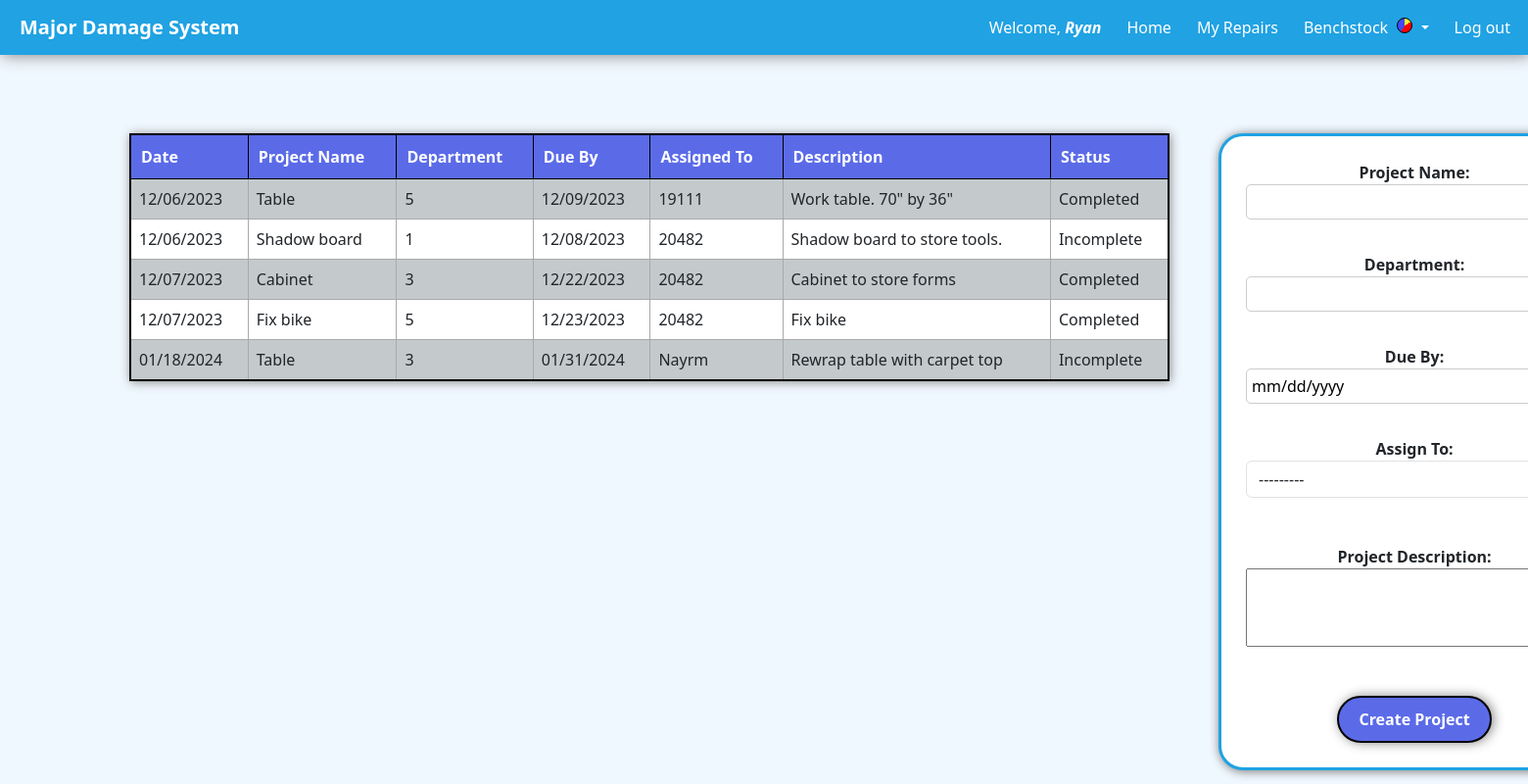
/MDlogger/projects (signed in), run on the app's committed database.
### MDlogger/models.py (models this page shows, shortened)
class Projects(models.Model):
    date = models.DateField(auto_now_add=True)
    time = models.TimeField(auto_now_add=True)
    user = models.ForeignKey(User, on_delete=models.SET_NULL, null=True)
    assignedto = models.ForeignKey(User, on_delete=models.SET_NULL, null=True, related_name='assigned_projects')
    due = models.DateField()
    department = models.CharField(max_length=80)
    project = models.CharField(max_length=200)
    description = models.TextField()
    STATUS_CHOICES = [
        ('Incomplete', 'Incomplete'),
        ('Completed', 'Completed'),
    ]
    status = models.CharField(max_length=20, choices=STATUS_CHOICES, default='Incomplete')

### MDlogger/views/projects.py (the view)
def projects(request):
    projects = Projects.objects.all()
    form = ProjectsForm()
    if request.method == 'POST':
        form = ProjectsForm(request.POST)
        if form.is_valid():
            project = form.save(commit=False)
            project.user = request.user
            project.save()
            return redirect('MDlogger:projects')
    else:
        form = ProjectsForm()
    return render(request, 'MDlogger/projects.html', {'projects': projects, 'form': form})

### MDlogger/forms.py
class ProjectsForm(forms.ModelForm):
    class Meta:
        model = Projects
        fields = ['assignedto', 'due', 'department', 'project', 'description']
    def __init__(self, *args, **kwargs):
        super(ProjectsForm, self).__init__(*args, **kwargs)
        self.fields['assignedto'] = forms.ModelChoiceField(
            queryset=User.objects.all(),
            required=False,  # You can set this to True if you want it to be a required field
            widget=forms.Select(attrs={'class': 'form-control'}),
        )

### MDlogger/templates/MDlogger/projects.html (shortened to what this page needs)
{% extends 'MDlogger/base.html' %}
{% block content %}
{% if user.is_authenticated %}
    <div id="container">
    <div id="table-container">
        <table id="projects-table">
            <tr>
                <th>Date</th>
                <th>Project Name</th>
                <th>Department</th>
                <th>Due By</th>
                <th>Assigned To</th>
                <th>Description</th>
                <th>Status</th>
            </tr>
            {% for project in projects %}
                <tr>
                    <td>{{ project.date|date:"m/d/Y" }}</td>
                    <td>{{ project.project }}</td>
                    <td>{{ project.department }}</td>
                    <td>{{ project.due|date:"m/d/Y" }}</td>
                    <td>{{ project.assignedto }}</td>
                    <td>{{ project.description }}</td>
                    <td>{{ project.status }}</td>
                </tr>
            {% endfor %}
        </table>
    </div>
    <form method="post" action="" class="project-form">
        <label for="id_project">Project Name:</label><br>
        {{ form.project }} <br><br>
        <label for="id_department">Department:</label><br>
        {{ form.department }} <br><br>
        <label for="id_due">Due By:</label><br>
        <input type="date" id="id_due" name="due" required><br><br>
        <label for="id_assignedto">Assign To:</label><br>
        {{ form.assignedto }} <br><br>
        <label for="id_description" id="text-box">Project Description:</label><br>
        {{ form.description }} <br><br>
        <button type="submit">Create Project</button>
    </form>
    </div>
{% else %}
    <p>You are not logged in.</p>
    <a href="{% url 'MDlogger/index.html' %}">Log In</a>
{% endif %}
{% endblock %}

### MDlogger/templates/MDlogger/base.html (shortened to what this page needs)
<!DOCTYPE html>
<html lang="en">
<head>
    <link href="https://cdn.jsdelivr.net/npm/bootstrap@5.3.2/dist/css/bootstrap.min.css" rel="stylesheet">
    <link rel="stylesheet" href="https://cdn.jsdelivr.net/npm/bootstrap-icons@1.11.2/font/bootstrap-icons.min.css">
    <link href="https://unpkg.com/bootstrap-table@1.18.2/dist/bootstrap-table.min.css" rel="stylesheet">
</head>
<body style="background-color: aliceblue;">
    <nav class="navbar navbar-expand-lg navbar-light" style="background-color: #20a2e3;">
        <a class="navbar-brand text-white" href="{% url 'MDlogger:index' %}"><b>Major Damage System</b></a>
        <div class="collapse navbar-collapse" id="navbarNavDropdown">
            <ul class="navbar-nav ms-auto">
                {% if user.is_authenticated %}
                    <li class="nav-item">
                        <a class="nav-link text-white" href="#">Welcome, <i><b>{{ user.first_name }}</b></i></a>
                    </li>
                    <li class="nav-item">
                        <a class="nav-link text-white" href="{% url 'MDlogger:index' %}">Home</a>
                    </li>
                    <li class="nav-item">
                        <a class="nav-link text-white" href="{% url 'MDlogger:associate_home' %}">My Repairs</a>
                    </li>
                    <li class="nav-item dropdown">
                        <a class="nav-link dropdown-toggle text-white" href="#" id="navbarDropdownMenuLink" role="button" data-bs-toggle="dropdown" aria-expanded="false">
                            Benchstock
                            <div class="pie-chart"></div>
                        </a>
                    </li>
                    <li class="nav-item">
                        <a class="nav-link text-white" href="#" onclick="confirmLogout()">Log out</a>
                    </li>
                {% else %}
                    <li class="nav-item">
                        <a class="nav-link text-white" href="{% url 'MDlogger:index' %}">Login Required</a>
                    </li>
                {% endif %}
            </ul>
        </div>
    </nav>
    <div class="container mt-4">
        {% block content %}{% endblock %}
    </div>
</body>
</html>

### MDlogger/templates/MDlogger/base.html (style rules this page uses)
.navbar { box-shadow: 2px 1px 15px #888888; padding-left: 20px; }
.nav-link { border-radius: 25px; margin-right: 10px; }
.pie-chart { width: 1em; height: 1em; border-radius: 50%; border: 1px solid #000000; background: conic-gradient(#f4f72f 0deg 60deg, #ff0000 60deg 210deg, #424bfc 180deg 360deg); display: inline-block; margin-left: 5px; }

### MDlogger/templates/MDlogger/projects.html (style rules this page uses)
#container { margin-top: 80px; display: flex; flex-direction: row; justify-content: space-around }
#table-container { width: 100%; }
table { width: 100%; border-collapse: collapse; margin-bottom: 20px; margin-right: 350px; border: 2px solid black ; box-shadow: 1px 1px 10px #888888; }
th { background-color: #5b6be8; color: white; font-weight: bold; padding: 10px; text-align: left; border: 1px solid black; }
td { border: 1px solid darkgray; padding: 8px; text-align: left; max-height: 100px; overflow: hidden; text-overflow: ellipsis; white-space: wrap; }
tr:nth-child(even) { background-color: #c4cacc; }
tr:nth-child(odd) { background-color: #ffffff; }
.project-form { max-width: 400px; padding: 25px; border-radius: 25px; border: solid #20a2e3; text-align: center; background-color: white; font-weight: bold; box-shadow: 1px 1px 10px 1px #888888; height: fit-content; margin-left: 50px; }
button { display: inline-block; padding: 10px 20px; margin-top: 20px; font-weight: bold; background-color: #5b6be8; border: solid 2px black; border-radius: 25px; color: white; text-align: center; text-decoration: none; display: inline-block; font-size: 16px; cursor: pointer; box-shadow: #888888 2px 0px 12px 0px; transition: all 0.4s ease 0s; }
body { background-color: aliceblue; overflow: auto; }
input { width: 100%; padding: 5px; margin-bottom: 10px; border: 1px solid #ccc; border-radius: 5px; box-sizing: border-box; }
#id_description { height: 80px; }

### data on the page
Projects: date "12/06/2023", project "Table", department "5", due "12/09/2023", assignedto "19111", description "Work table. 70\" by 36\"", status "Completed"
Projects: date "12/06/2023", project "Shadow board", department "1", due "12/08/2023", assignedto "20482", description "Shadow board to store tools.", status "Incomplete"
Projects: date "12/07/2023", project "Cabinet", department "3", due "12/22/2023", assignedto "20482", description "Cabinet to store forms", status "Completed"
Projects: date "12/07/2023", project "Fix bike", department "5", due "12/23/2023", assignedto "20482", description "Fix bike", status "Completed"
Projects: date "01/18/2024", project "Table", department "3", due "01/31/2024", assignedto "Nayrm", description "Rewrap table with carpet top", status "Incomplete"

### other printed values
{{ user.first_name }} "Ryan"
